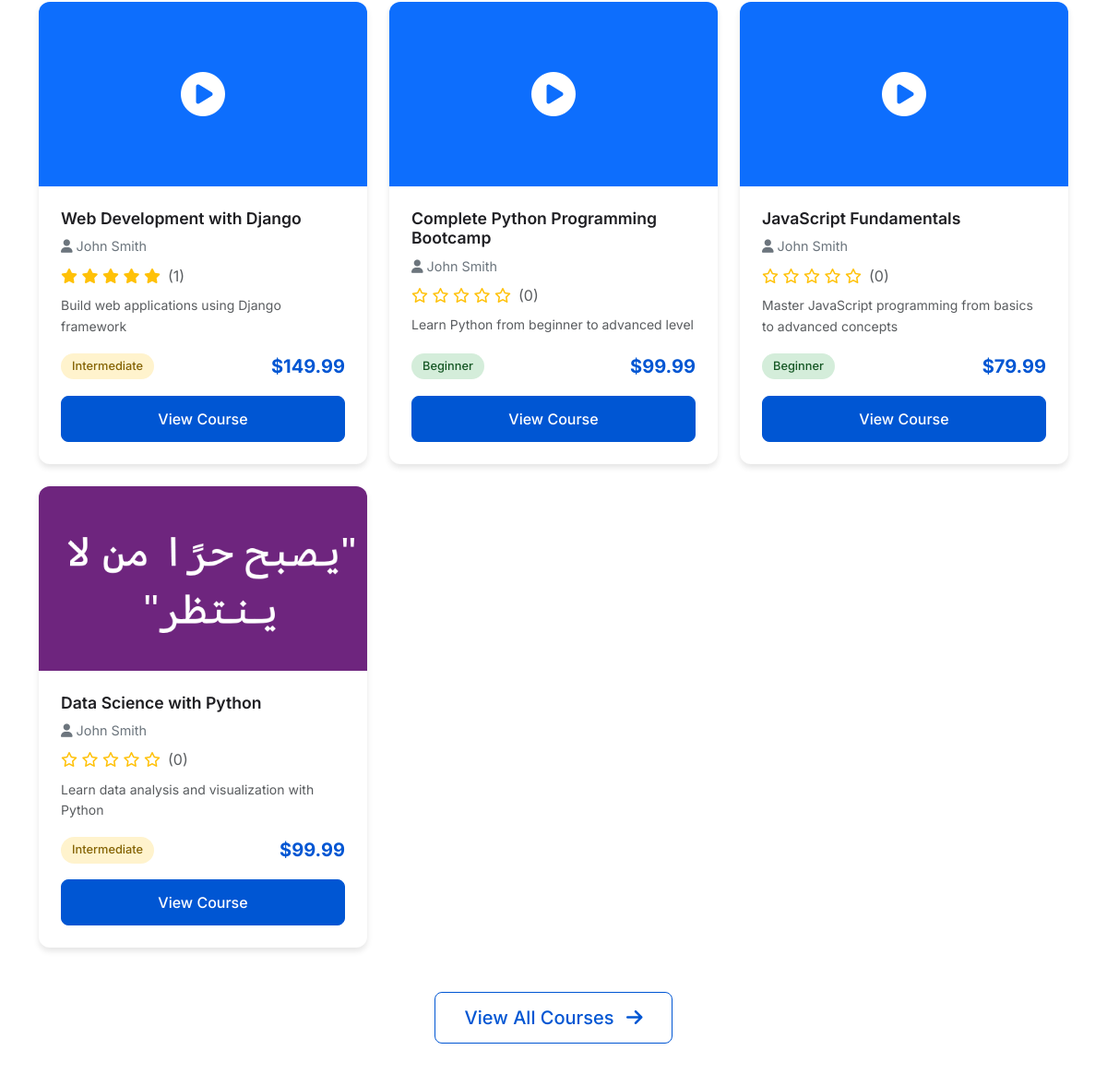
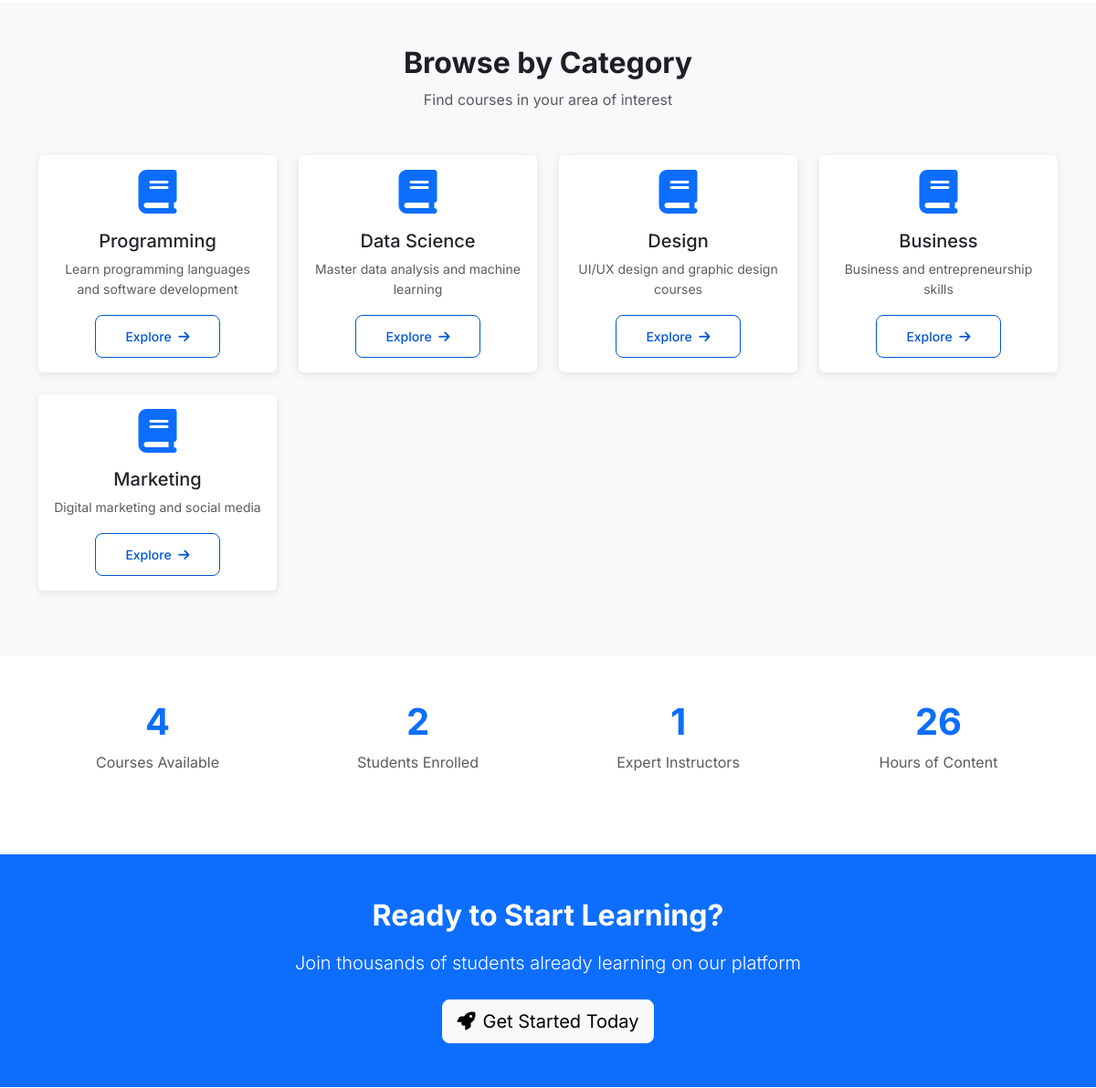
Before: / (middle part) with the older database file (2 pictures, top to bottom).
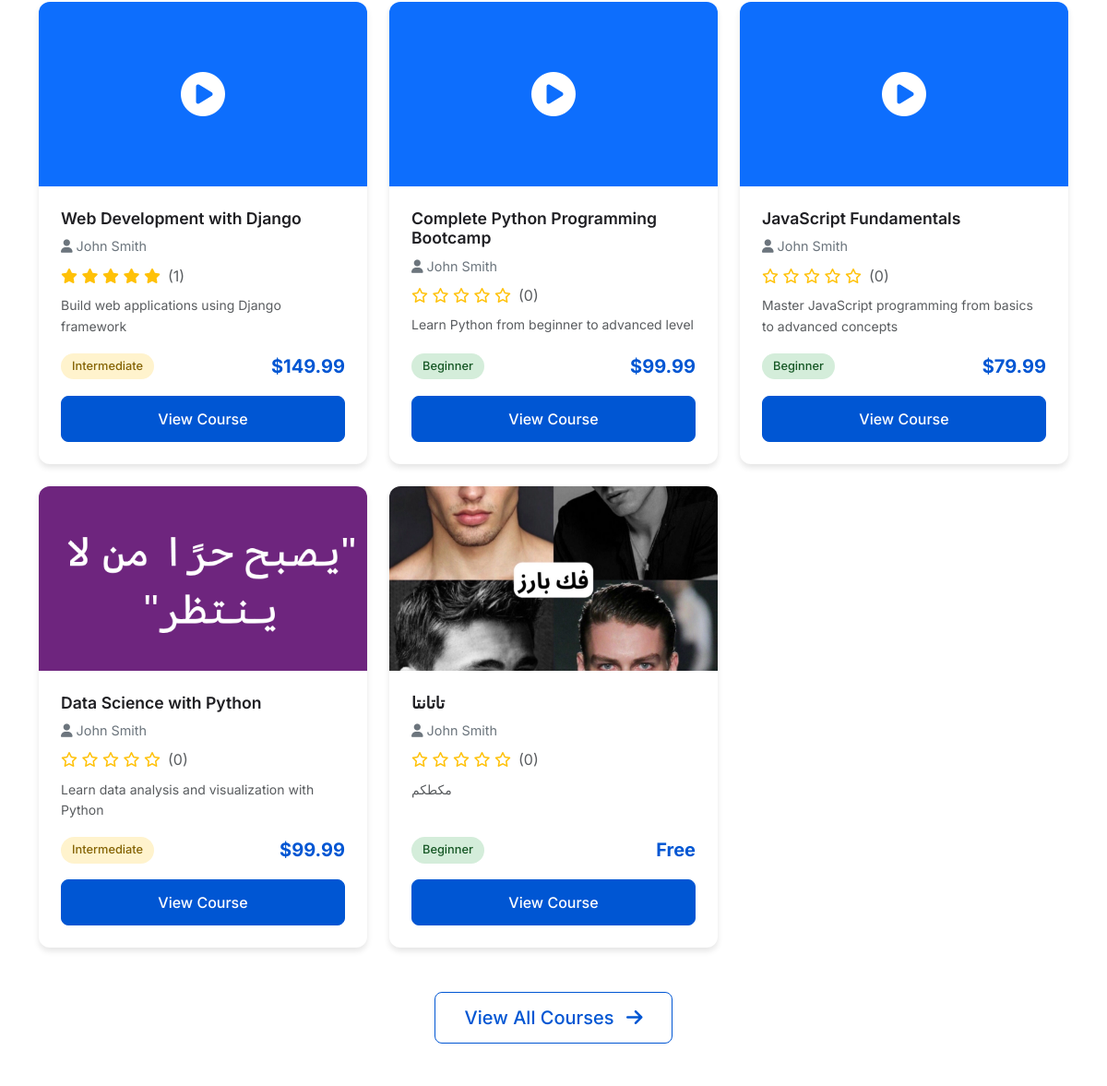
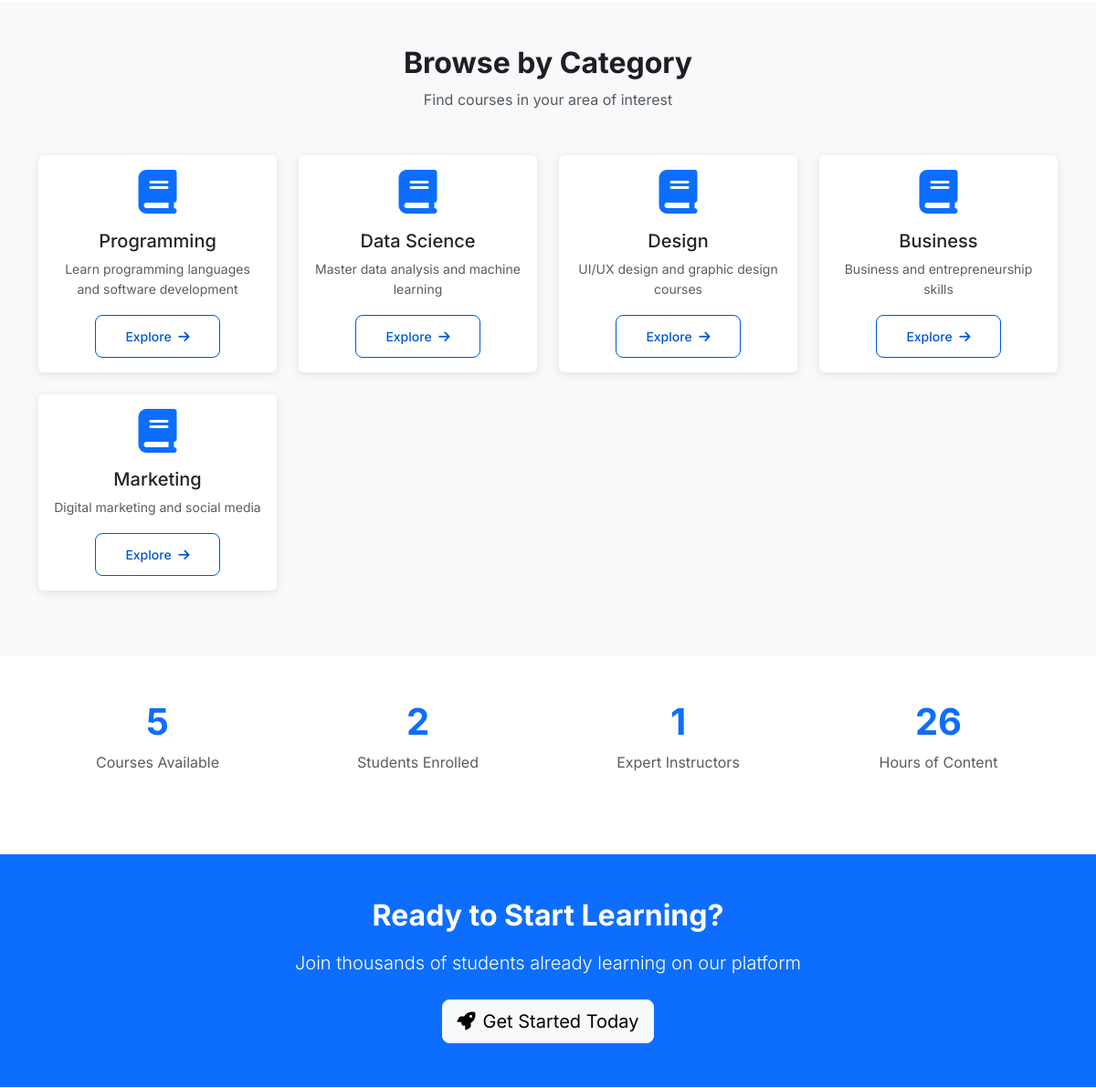
After: the same page with the newer database file (2 pictures, top to bottom).
### courses/models.py (models this page shows, shortened)
class Course(models.Model):
    DIFFICULTY_CHOICES = [
        ('beginner', 'Beginner'),
        ('intermediate', 'Intermediate'),
        ('advanced', 'Advanced'),
    ]
    title = models.CharField(max_length=200)
    slug = models.SlugField(unique=True, blank=True)
    description = models.TextField()
    short_description = models.CharField(max_length=300)
    instructor = models.ForeignKey(
        settings.AUTH_USER_MODEL,
        on_delete=models.CASCADE,
        related_name='courses_taught'
    )
    category = models.ForeignKey(Category, on_delete=models.CASCADE)
    thumbnail = models.ImageField(upload_to='course_thumbnails/', blank=True, null=True)
    price = models.DecimalField(max_digits=10, decimal_places=2, default=0.00)
    difficulty = models.CharField(max_length=20, choices=DIFFICULTY_CHOICES, default='beginner')
    duration_weeks = models.PositiveIntegerField(default=4)
    is_published = models.BooleanField(default=False)
    created_at = models.DateTimeField(auto_now_add=True)
    updated_at = models.DateTimeField(auto_now=True)
    class Meta:
        ordering = ['-created_at']
    @property
    def average_rating(self):
        ratings = self.ratings.all()
        if ratings:
            return sum(rating.score for rating in ratings) / len(ratings)
        return 0

class Category(models.Model):
    name = models.CharField(max_length=100, unique=True)
    description = models.TextField(blank=True, null=True)
    created_at = models.DateTimeField(auto_now_add=True)
    class Meta:
        verbose_name_plural = "Categories"

### accounts/models.py (models this page shows, shortened)
class User(AbstractUser):
    USER_TYPE_CHOICES = [
        ('student', _('Student')),
        ('teacher', _('Teacher')),
        ('admin', _('Admin')),
    ]
    user_type = models.CharField(
        max_length=10,
        choices=USER_TYPE_CHOICES,
        default='student'
    )
    phone = models.CharField(max_length=15, blank=True, null=True)
    bio = models.TextField(blank=True, null=True)
    profile_picture = models.ImageField(
        upload_to='profile_pics/',
        blank=True,
        null=True
    )
    date_of_birth = models.DateField(blank=True, null=True)
    created_at = models.DateTimeField(auto_now_add=True)
    updated_at = models.DateTimeField(auto_now=True)

### courses/views.py (the view)
# urls.py: path('', views.HomeView.as_view(), name='home'),
class HomeView(TemplateView):
    template_name = 'home.html'
    def get_context_data(self, **kwargs):
        context = super().get_context_data(**kwargs)
        from accounts.models import User
        context['featured_courses'] = Course.objects.filter(is_published=True).select_related('instructor', 'category').annotate(avg_rating=Avg('ratings__score')).order_by('-avg_rating')[:6]
        context['categories'] = Category.objects.all()[:8]
        context['total_courses'] = Course.objects.filter(is_published=True).count()
        context['total_students'] = User.objects.filter(user_type='student').count()
        context['total_teachers'] = User.objects.filter(user_type='teacher').count()
        context['total_hours'] = sum(course.modules.all().count() * 2 for course in Course.objects.filter(is_published=True)) or 100  # Estimate 2 hours per module
        return context

### templates/home.html (shortened to what this page needs)
{% extends 'base/base.html' %}
{% load static %}
{% block content %}
<section class="py-5">
    <div class="container">
        {% if featured_courses %}
        <div class="row">
            {% for course in featured_courses %}
            <div class="col-lg-4 col-md-6 mb-4">
                <div class="card course-card h-100">
                    {% if course.thumbnail %}
                    <img src="{{ course.thumbnail.url }}" class="course-thumbnail" alt="{{ course.title }}">
                    {% else %}
                    <div class="course-thumbnail bg-primary d-flex align-items-center justify-content-center">
                        <i class="fas fa-play-circle text-white" style="font-size: 3rem;"></i>
                    </div>
                    {% endif %}
                    <div class="card-body course-card-body d-flex flex-column">
                        <h5 class="course-title">{{ course.title }}</h5>
                        <p class="course-instructor">
                            <i class="fas fa-user me-1"></i>{{ course.instructor.get_full_name|default:course.instructor.username }}
                        </p>
                        <div class="course-rating mb-2">
                            <div class="stars">
                                {% for i in "12345" %}
                                    {% if forloop.counter <= course.average_rating|default:0 %}
                                        <i class="fas fa-star"></i>
                                    {% else %}
                                        <i class="far fa-star"></i>
                                    {% endif %}
                                {% endfor %}
                            </div>
                            <span class="text-muted">({{ course.ratings.count }})</span>
                        </div>
                        <p class="text-muted small mb-3 flex-grow-1">{{ course.short_description|truncatechars:100 }}</p>
                        <div class="d-flex justify-content-between align-items-center mb-3">
                            <span class="course-difficulty difficulty-{{ course.difficulty }}">
                                {{ course.get_difficulty_display }}
                            </span>
                            <span class="course-price">
                                {% if course.price == 0 %}
                                    Free
                                {% else %}
                                    ${{ course.price }}
                                {% endif %}
                            </span>
                        </div>
                        <a href="{% url 'courses:course_detail' course.slug %}" class="btn btn-primary w-100 mt-auto">
                            View Course
                        </a>
                    </div>
                </div>
            </div>
            {% endfor %}
        </div>
        <div class="text-center mt-4">
            <a href="{% url 'courses:course_list' %}" class="btn btn-outline-primary btn-lg">
                View All Courses <i class="fas fa-arrow-right ms-2"></i>
            </a>
        </div>
        {% else %}
        <div class="text-center py-5">
            <i class="fas fa-book fa-3x text-muted mb-3"></i>
            <h4>No courses available yet</h4>
            <p class="text-muted">Check back soon for exciting new courses!</p>
        </div>
        {% endif %}
    </div>
</section>
<section class="bg-light py-5">
    <div class="container">
        <div class="text-center mb-5">
            <h2 class="fw-bold">Browse by Category</h2>
            <p class="text-muted">Find courses in your area of interest</p>
        </div>
        {% if categories %}
        <div class="row">
            {% for category in categories %}
            <div class="col-lg-3 col-md-4 col-sm-6 mb-4">
                <div class="card category-card text-center h-100">
                    <div class="card-body">
                        <div class="category-icon mb-3">
                            <i class="fas fa-{{ category.icon|default:'book' }} fa-3x text-primary"></i>
                        </div>
                        <h5 class="card-title">{{ category.name }}</h5>
                        <p class="text-muted small">{{ category.description|truncatechars:80 }}</p>
                        <a href="{% url 'courses:course_list' %}?category={{ category.id }}" class="btn btn-outline-primary btn-sm">
                            Explore <i class="fas fa-arrow-right ms-1"></i>
                        </a>
                    </div>
                </div>
            </div>
            {% endfor %}
        </div>
        {% endif %}
    </div>
</section>
<section class="py-5">
    <div class="container">
        <div class="row text-center">
            <div class="col-md-3 mb-4">
                <div class="stat-item">
                    <h3 class="fw-bold text-primary">{{ total_courses }}</h3>
                    <p class="text-muted">Courses Available</p>
                </div>
            </div>
            <div class="col-md-3 mb-4">
                <div class="stat-item">
                    <h3 class="fw-bold text-primary">{{ total_students }}</h3>
                    <p class="text-muted">Students Enrolled</p>
                </div>
            </div>
            <div class="col-md-3 mb-4">
                <div class="stat-item">
                    <h3 class="fw-bold text-primary">{{ total_teachers }}</h3>
                    <p class="text-muted">Expert Instructors</p>
                </div>
            </div>
            <div class="col-md-3 mb-4">
                <div class="stat-item">
                    <h3 class="fw-bold text-primary">{{ total_hours }}</h3>
                    <p class="text-muted">Hours of Content</p>
                </div>
            </div>
        </div>
    </div>
</section>
{% if not user.is_authenticated %}
<section class="bg-primary text-white py-5">
    <div class="container text-center">
        <h2 class="fw-bold mb-3">Ready to Start Learning?</h2>
        <p class="lead mb-4">Join thousands of students already learning on our platform</p>
        <a href="{% url 'accounts:register' %}" class="btn btn-light btn-lg">
            <i class="fas fa-rocket me-2"></i>Get Started Today
        </a>
    </div>
</section>
{% endif %}
{% endblock %}

### templates/base/base.html (shortened to what this page needs)
<!DOCTYPE html>
<html lang="en">
<head>
    <link href="https://cdn.jsdelivr.net/npm/bootstrap@5.3.0/dist/css/bootstrap.min.css" rel="stylesheet">
    <link rel="stylesheet" href="https://cdnjs.cloudflare.com/ajax/libs/font-awesome/6.4.0/css/all.min.css">
    {% load static %}
    <link rel="stylesheet" href="{% static 'css/style.css' %}">
</head>
<body>
    <main>
        {% block content %}{% endblock %}
    </main>
    {% load static %}
</body>
</html>

### static/css/style.css (style rules this page uses)
:root { --primary-color: #0056d3; --secondary-color: #f8f9fa; --accent-color: #ff6b35; --text-dark: #1f1f23; --text-muted: #6c757d; --border-color: #e9ecef; --success-color: #28a745; --warning-color: #ffc107; --danger-color: #dc3545; }
body { font-family: 'Inter', sans-serif; line-height: 1.6; color: var(--text-dark); }
.course-card { border: none; border-radius: 12px; box-shadow: 0 4px 6px rgba(0, 0, 0, 0.1); transition: all 0.3s ease; overflow: hidden; }
.course-thumbnail { height: 200px; object-fit: cover; width: 100%; }
.course-card-body { padding: 1.5rem; }
.course-title { font-size: 1.1rem; font-weight: 600; margin-bottom: 0.5rem; color: var(--text-dark); }
.course-instructor { color: var(--text-muted); font-size: 0.9rem; margin-bottom: 0.5rem; }
.course-rating { display: flex; align-items: center; gap: 0.5rem; margin-bottom: 1rem; }
.stars { color: #ffc107; }
.course-price { font-size: 1.25rem; font-weight: 700; color: var(--primary-color); }
.course-difficulty { display: inline-block; padding: 0.25rem 0.75rem; border-radius: 20px; font-size: 0.8rem; font-weight: 500; }
.difficulty-beginner { background-color: #d4edda; color: #155724; }
.difficulty-intermediate { background-color: #fff3cd; color: #856404; }
.btn-primary { background-color: var(--primary-color); border-color: var(--primary-color); font-weight: 500; padding: 0.75rem 2rem; border-radius: 8px; transition: all 0.3s ease; }
.btn-outline-primary { color: var(--primary-color); border-color: var(--primary-color); font-weight: 500; padding: 0.75rem 2rem; border-radius: 8px; }

### templates/home.html (style rules this page uses)
.category-card { transition: transform 0.3s ease; border: none; box-shadow: 0 2px 10px rgba(0,0,0,0.1); }
.stat-item h3 { font-size: 2.5rem; }

Changed rows visible on the page:
added Course: thumbnail (picture), title "تاتانتا", instructor.get_full_name "John Smith", ratings.count "0", short_description "مكطكم", difficulty "Beginner", price "Free"
Other visible differences:
{{ total_courses }}: "4" → "5"
